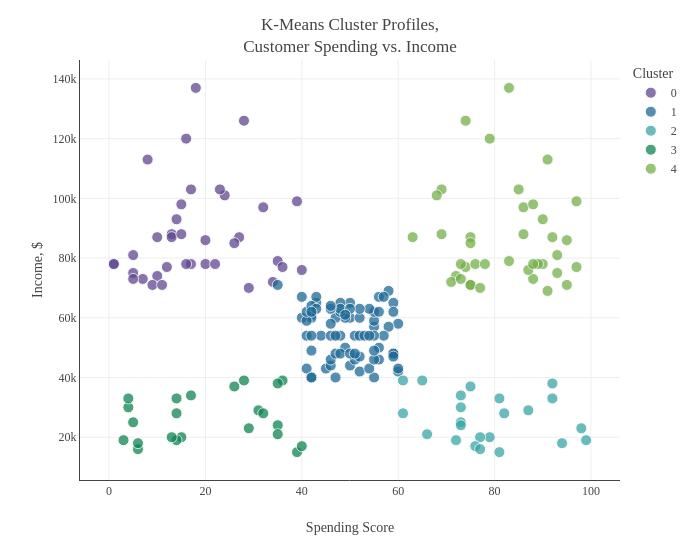

Source (notebook cell):
### Markdown cell above
The graph above shows the inertia values for each K-Means model with clusters between 1 and 15. The inflection point in the graph occurs at about 5 clusters, where the inertia begins to plateau. This indicates that the optimal number of clusters, $k$ is equal to 5. Below is a plot of the clusters based on their spending score and income.

### Code cell
# K-Means with 5 clusters
km = KMeans(n_clusters=5, random_state=21)
km_pred = km.fit_predict(clust_df)
plot_km=clust_df.copy()
plot_km['K-Means Cluster'] = km_pred
plot_km=plot_km.sort_values(by='K-Means Cluster')
plot_km['K-Means Cluster'] = plot_km['K-Means Cluster'].astype(str)

# Plot of clusters
fig = px.scatter(plot_km, x="Spending Score", y="Annual Income", color="K-Means Cluster", 
                 color_discrete_sequence=px.colors.qualitative.Prism)
fig.update_traces(marker=dict(size=11, opacity=0.75, line=dict(width=1, color='#F7F7F7')))
fig.update_layout(template=temp, title="K-Means Cluster Profiles,<br>Customer Spending vs. Income", 
                  width=700, legend_title='Cluster',
                  xaxis=dict(title='Spending Score', showline=True, zeroline=False), 
                  yaxis=dict(title='Income, $', ticksuffix='k', showline=True))
fig.show()

### Figure 1 — Plotly figure (JSON) as saved in the notebook; plotly's stock layout.template omitted (floating-point values rounded to 4 significant figures)
{"data": [{"hovertemplate": "K-Means Cluster=0<br>Spending Score=%{x}<br>Annual Income=%{y}<extra></extra>", "legendgroup": "0", "marker": {"color": "rgb(95, 70, 144)", "line": {"color": "#F7F7F7", "width": 1}, "opacity": 0.75, "size": 11, "symbol": "circle"}, "mode": "markers", "name": "0", "orientation": "v", "showlegend": true, "type": "scatter", "x": [10, 14, 17, 7, 29, 13, 20, 10, 13, 27, 20, 26, 5, 35, 1, 1, 18, 32, 15, 15, 5, 28, 5, 16, 40, 8, 22, 34, 16, 12, 17, 9, 24, 36, 39, 11, 23], "xaxis": "x", "y": [74, 93, 78, 73, 70, 88, 78, 87, 87, 87, 86, 85, 81, 79, 78, 78, 137, 97, 88, 98, 75, 126, 73, 120, 76, 113, 78, 72, 78, 77, 103, 71, 101, 77, 99, 71, 103], "yaxis": "y"}, {"hovertemplate": "K-Means Cluster=1<br>Spending Score=%{x}<br>Annual Income=%{y}<extra></extra>", "legendgroup": "1", "marker": {"color": "rgb(29, 105, 150)", "line": {"color": "#F7F7F7", "width": 1}, "opacity": 0.75, "size": 11, "symbol": "circle"}, "mode": "markers", "name": "1", "orientation": "v", "showlegend": true, "type": "scatter", "x": [50, 42, 52, 42, 40, 49, 41, 47, 44, 46, 60, 55, 58, 46, 57, 41, 41, 55, 48, 43, 55, 35, 58, 40, 56, 57, 43, 59, 55, 50, 59, 48, 42, 54, 52, 48, 43, 46, 50, 42, 56, 46, 51, 49, 52, 55, 47, 42, 42, 52, 60, 54, 60, 45, 41, 50, 46, 51, 46, 56, 42, 52, 55, 48, 53, 54, 47, 56, 49, 59, 55, 47, 48, 50, 59, 51, 42, 59], "xaxis": "x", "y": [60, 61, 60, 60, 60, 60, 59, 60, 54, 58, 58, 57, 57, 54, 54, 62, 54, 59, 62, 65, 62, 71, 69, 67, 67, 67, 67, 65, 54, 65, 62, 65, 64, 63, 63, 63, 63, 63, 63, 62, 62, 64, 54, 61, 54, 40, 40, 40, 54, 42, 42, 43, 43, 43, 43, 44, 44, 46, 46, 46, 40, 47, 46, 54, 54, 54, 54, 50, 50, 48, 49, 48, 48, 48, 48, 48, 49, 47], "yaxis": "y"}, {"hovertemplate": "K-Means Cluster=2<br>Spending Score=%{x}<br>Annual Income=%{y}<extra></extra>", "legendgroup": "2", "marker": {"color": "rgb(56, 166, 165)", "line": {"color": "#F7F7F7", "width": 1}, "opacity": 0.75, "size": 11, "symbol": "circle"}, "mode": "markers", "name": "2", "orientation": "v", "showlegend": true, "type": "scatter", "x": [79, 77, 99, 76, 94, 66, 77, 81, 72, 98, 61, 73, 82, 87, 73, 92, 81, 75, 92, 61, 65, 73, 73], "xaxis": "x", "y": [20, 20, 19, 17, 18, 21, 16, 15, 19, 23, 28, 25, 28, 29, 30, 33, 33, 37, 38, 39, 39, 24, 34], "yaxis": "y"}, {"hovertemplate": "K-Means Cluster=3<br>Spending Score=%{x}<br>Annual Income=%{y}<extra></extra>", "legendgroup": "3", "marker": {"color": "rgb(15, 133, 84)", "line": {"color": "#F7F7F7", "width": 1}, "opacity": 0.75, "size": 11, "symbol": "circle"}, "mode": "markers", "name": "3", "orientation": "v", "showlegend": true, "type": "scatter", "x": [39, 36, 31, 5, 4, 4, 35, 14, 17, 29, 26, 35, 35, 32, 28, 14, 15, 14, 6, 3, 13, 6, 40], "xaxis": "x", "y": [15, 39, 29, 25, 30, 33, 24, 33, 34, 23, 37, 38, 21, 28, 39, 28, 20, 19, 16, 19, 20, 18, 17], "yaxis": "y"}, {"hovertemplate": "K-Means Cluster=4<br>Spending Score=%{x}<br>Annual Income=%{y}<extra></extra>", "legendgroup": "4", "marker": {"color": "rgb(115, 175, 72)", "line": {"color": "#F7F7F7", "width": 1}, "opacity": 0.75, "size": 11, "symbol": "circle"}, "mode": "markers", "name": "4", "orientation": "v", "showlegend": true, "type": "scatter", "x": [97, 86, 74, 79, 69, 90, 69, 85, 86, 68, 88, 91, 72, 63, 75, 88, 93, 71, 87, 75, 97, 75, 74, 95, 90, 92, 77, 91, 76, 89, 78, 73, 83, 93, 75, 95, 73, 88, 83], "xaxis": "x", "y": [99, 88, 126, 120, 88, 93, 103, 103, 97, 101, 98, 113, 74, 87, 87, 73, 75, 72, 76, 71, 77, 71, 77, 71, 78, 87, 70, 69, 78, 78, 78, 78, 79, 81, 85, 86, 73, 78, 137], "yaxis": "y"}], "layout": {"legend": {"title": {"text": "Cluster"}, "tracegroupgap": 0}, "margin": {"t": 60}, "title": {"text": "K-Means Cluster Profiles,<br>Customer Spending vs. Income"}, "width": 700, "xaxis": {"anchor": "y", "domain": [0.0, 1.0], "showline": true, "title": {"text": "Spending Score"}, "zeroline": false}, "yaxis": {"anchor": "x", "domain": [0.0, 1.0], "showline": true, "ticksuffix": "k", "title": {"text": "Income, $"}}}}
